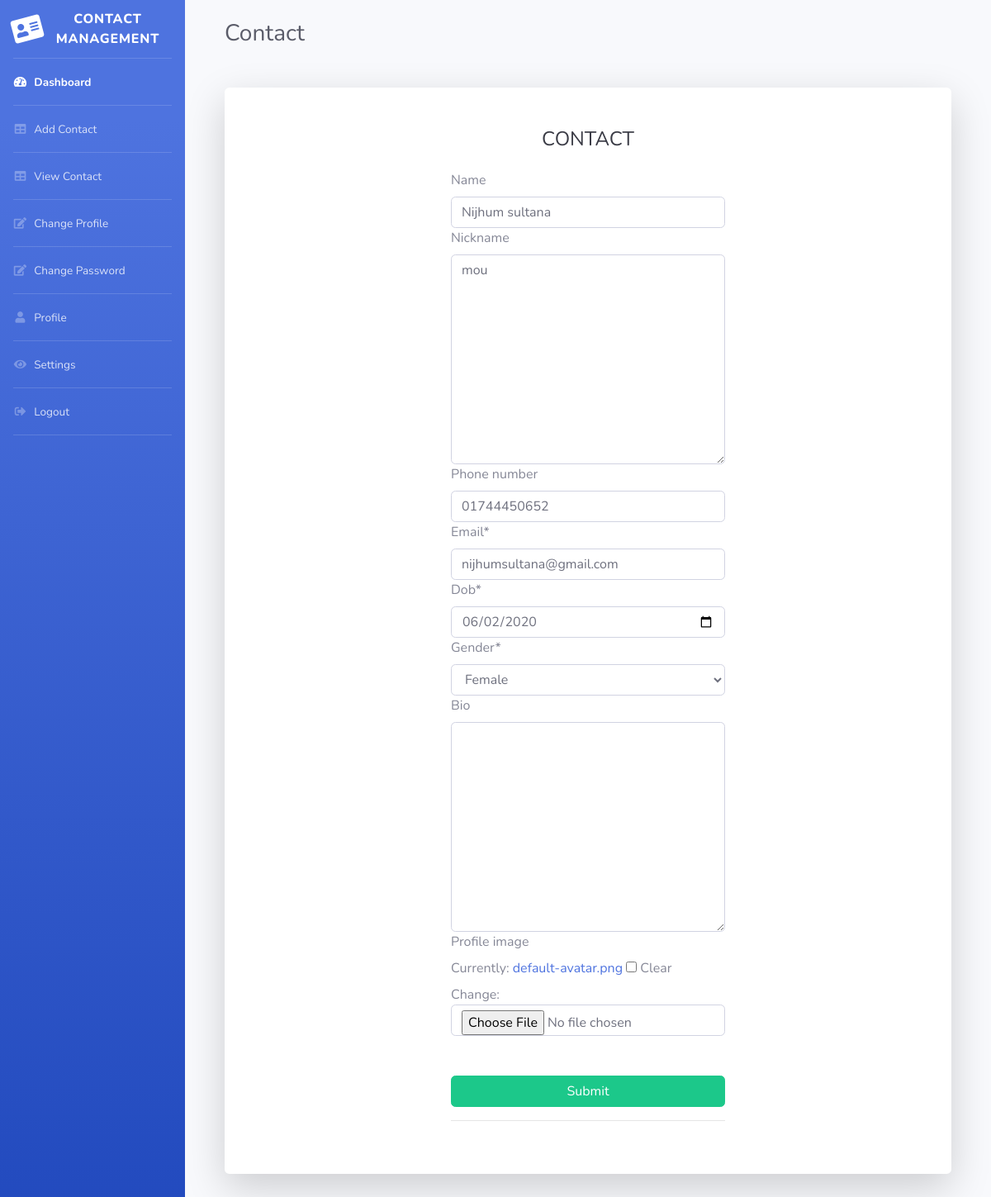
Page /editContact/2 on the committed database.
### Contact/models.py (models this page shows, shortened)
class Contact(models.Model):
    username = models.ForeignKey(User, on_delete=models.CASCADE)
    name = models.CharField(max_length=30,null=True, blank=True)
    nickname = models.TextField(max_length=64, null=True, blank=True)
    phone_number = models.CharField(max_length=12, blank=True)
    email = models.EmailField()
    dob = models.DateField(null=True, blank=True)
    gender = models.CharField(max_length=8,
                              choices=GENDER_CHOICES, )
    bio = models.TextField(max_length=1024, null=True, blank=True)
    profile_image = models.ImageField(default='default-avatar.png', upload_to='Contact_profile/', null=True, blank=True)

### Contact/views.py (the view)
# urls.py: path('editContact/<int:pk>', Contact_views.updateContact, name='editContact'),
def updateContact(request,pk):
    training = get_object_or_404(Contact, pk=pk)
    form = ContactForm(request.POST or None, request.FILES or None, instance=training)
    if form.is_valid():
        form.save()
        messages.success(request, "Contact Updated Successfully")
        return redirect("viewContact")
    return render(request, 'Contact/ContactFrom.html', {'form': form})

### Contact/forms.py
class ContactForm(forms.ModelForm):
    dob = forms.DateField(widget=forms.widgets.DateInput(attrs={"type": "date"}))
    def __init__(self, *args, **kwargs):
        super(ContactForm, self).__init__(*args, **kwargs)
        for name in self.fields.keys():
            self.fields[name].widget.attrs.update({
                'class': 'form-control',
            })
    class Meta:
        model = Contact
        fields = [
            'name','nickname','phone_number','email','dob','gender','bio','profile_image',
        ]

### Contact/templates/Contact/ContactFrom.html (shortened to what this page needs)
{% extends 'Contact/index.html' %}
{% load static %}
{% load crispy_forms_tags %}
{% block content %}
    <div class="container-fluid">
        <div class="d-sm-flex align-items-center justify-content-between mb-4 mt-4">
        <h1 class="h3 mb-0 text-gray-800">Contact</h1>
        </div>
        <div class="card o-hidden border-0 shadow-lg my-5">
          <div class="card-body p-0">
            <div class="row">
              <div class="col-lg-3"></div>
              <div class="col-lg-6">
                <div class="p-5">
                  <div class="text-center">
                    <h1 class="h4 text-gray-900 mb-4">CONTACT</h1>
                  </div>
                  <form method="POST" enctype="multipart/form-data">
                    {{form | crispy}}
                      <br>
                      <br>
                    <button type="submit" class="btn btn-success btn-block">Submit</button>
                  </form>
                  <hr>
                </div>
              </div>
            </div>
          </div>
        </div>
    </div>
{% endblock content %}

### rows in the picture
Contact: name "Nijhum sultana", nickname "mou", phone_number "01744450652", email "nijhumsultana@gmail.com", dob "06/02/2020", gender "Female"
